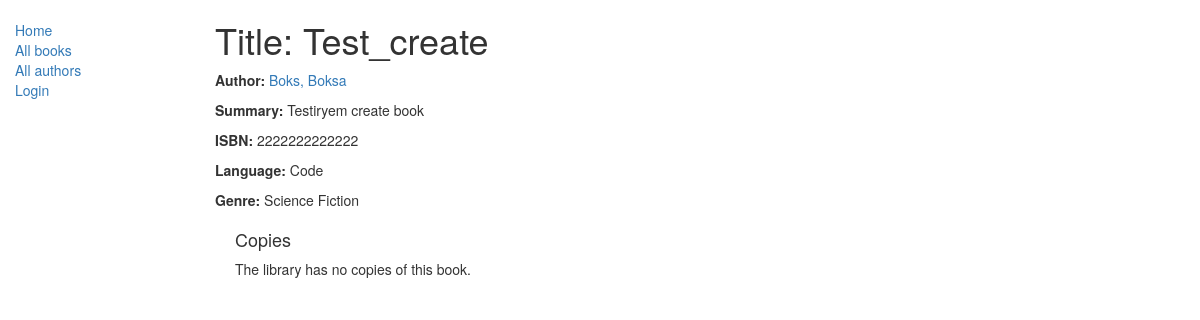
The app's page /catalog/book/6, older data.
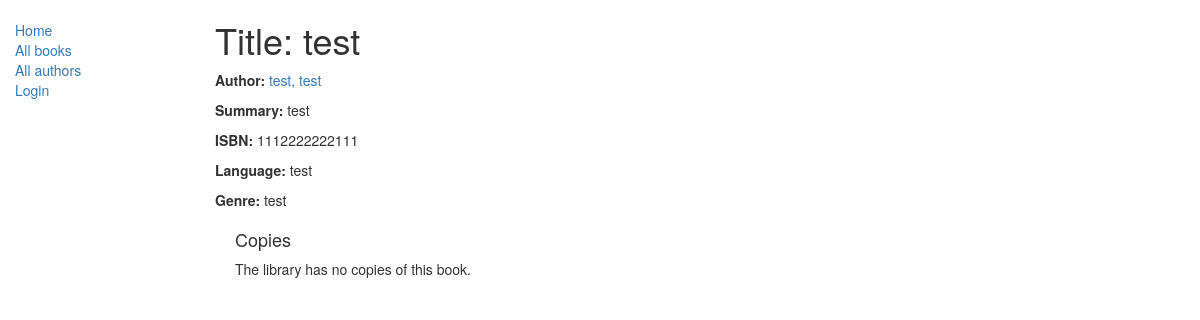
The same page, newer data.
### catalog/models.py (models this page shows, shortened)
class Book(models.Model):
    title = models.CharField(max_length=200)
    author = models.ForeignKey('Author', on_delete=models.RESTRICT, null=True)
    summary = models.TextField(
        max_length=1000, help_text="Enter a brief description of the book")
    isbn = models.CharField('ISBN', max_length=13,
                            unique=True,
                            help_text='13 Character <a href="https://www.isbn-international.org/content/what-isbn'
                                      '">ISBN number</a>')
    genre = models.ManyToManyField(
        Genre, help_text="Select a genre for this book")
    language = models.ForeignKey(
        'Language', on_delete=models.SET_NULL, null=True)
    class Meta:
        ordering = ['title', 'author']
    def display_genre(self):
        """Creates a string for the Genre. This is required to display genre in Admin."""
        return ', '.join([genre.name for genre in self.genre.all()[:3]])
    display_genre.short_description = 'Genre'

class Author(models.Model):
    first_name = models.CharField(max_length=100)
    last_name = models.CharField(max_length=100)
    date_of_birth = models.DateField(null=True, blank=True)
    date_of_death = models.DateField('died', null=True, blank=True)
    class Meta:
        ordering = ['last_name', 'first_name']
    def get_absolute_url(self):
        return reverse('author-detail', args=[str(self.id)])
    def __str__(self):
        return f'{self.last_name}, {self.first_name}'

class Language(models.Model):
    name = models.CharField(max_length=200,
                            unique=True,
                            help_text="Enter the book's natural language (e.g. English, French, Japanese etc.)")
    def __str__(self):
        return self.name

class Genre(models.Model):
    name = models.CharField(max_length=200, help_text="Enter a book genre (e.g. Science Fiction, French Poetry etc.)")
    def __str__(self):
        return self.name

### catalog/views.py (the view)
# urls.py: path('book/<int:pk>', views.BookDetailView.as_view(), name='book-detail'),
class BookDetailView(generic.DetailView):
    model = Book

### catalog/templates/catalog/book_detail.html (shortened to what this page needs)
{% extends "base_generic.html" %}
{% block content %}
<h1>Title: {{ book.title }}</h1>
<p><strong>Author:</strong> <a href="{{ book.author.get_absolute_url }}">{{ book.author }}</a></p>
<p><strong>Summary:</strong> {{ book.summary }}</p>
<p><strong>ISBN:</strong> {{ book.isbn }}</p>
<p><strong>Language:</strong> {{ book.language }}</p>
<p><strong>Genre:</strong> {{ book.genre.all|join:", " }}</p>
<div style="margin-left:20px;margin-top:20px">
<h4>Copies</h4>
{% for copy in book.bookinstance_set.all %}
  <hr>
  <p class="{% if copy.status == 'a' %}text-success{% elif copy.status == 'd' %}text-danger{% else %}text-warning{% endif %}">{{ copy.get_status_display }}</p>
  {% if copy.status != 'a' %}<p><strong>Due to be returned:</strong> {{copy.due_back}}</p>{% endif %}
  <p><strong>Imprint:</strong> {{copy.imprint}}</p>
  <p class="text-muted"><strong>Id:</strong> <a href="{{ copy.get_absolute_url }}">{{copy.id}}</a></p>
{% empty %}
  <p>The library has no copies of this book.</p>
{% endfor %}
</div>
{% endblock %}
{% block sidebar %}
  {{ block.super }}
{% endblock %}

Row changes from the older to the newer data that the page shows:
changed Book: title "Test_create" → "test"; author "Boks, Boksa" → "test, test"; summary "Testiryem create book" → "test"; isbn "2222222222222" → "1112222222111"; language "Code" → "test"; genre.all "Science Fiction" → "test"
